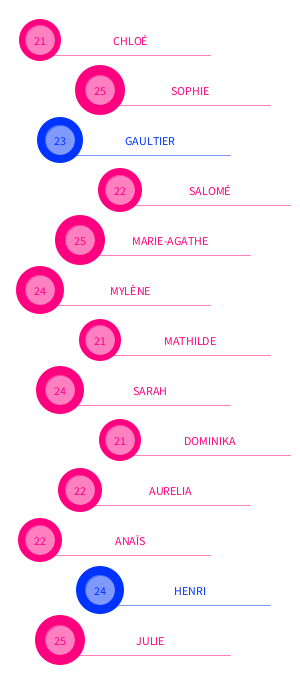
Frame 1 (no input)
Frame 60 (the mouse pressed at the canvas centre just before this capture): identical to frame 1, image omitted
Frame 120 (the mouse held since frame 60 and released just before this capture): identical to frame 1, image omitted

The Processing sketch that drew this single still picture (run headless with seeded random() and noise(); from frame 60 on, the mouse is pressed at the canvas centre):

// Processing sketch: processing_78864
// ── processing_78864.pde


int[] tableDesAges = {  21, 25, 23, 22, 25, 24, 21, 24, 21, 22, 22, 24, 25};

boolean[] tableDesGenres = {  true, true, false, true,  true, true, true, true, true, true, true, false, true};

String[] tableDesPrenoms = {"Chloé","Sophie","Gaultier","Salomé","Marie-Agathe",
"Mylène","mathilde","Sarah","Dominika","AURELIA","Anaïs","Henri","JULIE"};
// true = féminin 
// false = masculain
void setup() {
  
  size(300,700);
  background(255);
  
  //
  /* exemple de modulo
  
  14 % 12 = 2;
  12 % 14 = 12;
  4 % 5 = 4;
  5 % 4 = 1;
  44%33 = 11;
  1111 % 2 = 1;
  3 % 2 = 1;
  5 % 2 = 1;
  4 % 2 = 0;
  2 % 2 = 0; 
  
  */
  //
  
  println(tableDesAges.length);
  textAlign(CENTER);
 
  for(int n = 0; n < tableDesAges.length ; n++){
    // boucle "for" pour faire une énumération de n, 
    // de 0 jusqu'à 12, le nombre d'elements dans le tableau tableDesAges
    
    //
    int age = tableDesAges[n];
    boolean sexe = tableDesGenres[n];
    String prenom = tableDesPrenoms[n]; //
    
    prenom = prenom.toUpperCase(); // converti la chaine en majuscule 
    int couleurGenre = sexe ? #ff0080 : #0033ff; // associe la couleur en fonction du genre
    
    int positionX = (n*60) % 100 +10; // calcule la position X de base de la puce
    // le symbole % (pourcentage) est l'opérateur de modulo
    int positionY = n*50+10;// calcule la position Y de base de la puce    
    
    String affichageGenre; 
    

    if(sexe){
      // condition Si > fille
      affichageGenre = ", cette fille a ";
    }else{
      // condition Sinon > garçon
      affichageGenre = ", ce garçon a ";
    }
    
    noStroke(); 
    // arrete le trait 
    fill(couleurGenre);
    // définit le remplissage en fonction de la couleur "fille ou garçon"
    
    ellipse(30+positionX,30+positionY,age*2,age*2);
    // dessine le cercle en fonction de l'age
    text(prenom,120+positionX,35+positionY);
    // dessine le texte du prénom

    stroke(couleurGenre,128);
    // définit la couleur du trait
    line(30+positionX,10+35+positionY,200+positionX,10+35+positionY);
    // dessine la ligne

    fill(255,128);
    // fait un remplissage blanc à 50% opacité
    ellipse(30+positionX,30+positionY,30,30);
    // dessine le cercle à l'intérieur du cercle de l'age
    
    fill(couleurGenre);
    // définit le remplissage en fonction de la couleur "fille ou garçon"
    text(age,30+positionX,35+positionY);    
    // dessine le texte de l'age au milieu du cercle
    //
    println(prenom+affichageGenre+age+" ans");
    // affiche le résultat courant dans la console 
  }
  
}

void draw() {
}
